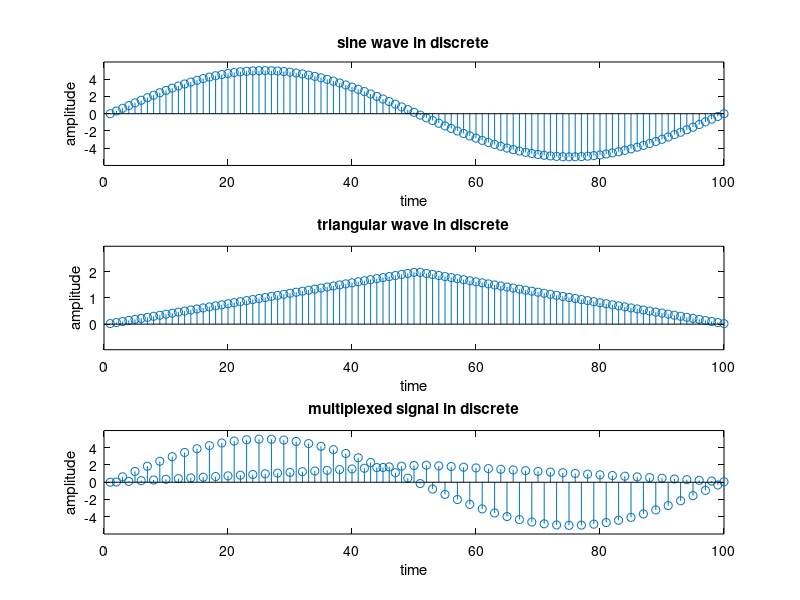

This figure's MATLAB source:
clc;
clear;
close all;

step=2;
fm=100;
t=1;
Am=2;

t1=linspace(0,t,100);
s1=5*Am/2*sin(2*pi*t1);
s2=Am*triang(length(s1)).';

y1=[];
for i =1:step:length(t1)
    y1=[y1 s1(i) s2(i)];
end

% --- PLOTTING ---
figure; % Open a fresh figure window

% Plot 1: Sine Wave
subplot(3,1,1);
stem(s1);
xlabel('time');
ylabel('amplitude');
title('sine wave in discrete');
ylim([min(s1)-1, max(s1)+1]);

% Plot 2: Triangular Wave
subplot(3,1,2);
stem(s2);
xlabel('time');
ylabel('amplitude');
title('triangular wave in discrete');
ylim([min(s2)-1, max(s2)+1]);

% Plot 3: Multiplexed Signal
subplot(3,1,3);
stem(y1);
xlabel('time');
ylabel('amplitude');
title('multiplexed signal in discrete');
ylim([min(y1)-1, max(y1)+1]);


set(gcf, 'Color', 'w'); 
set(findall(gcf, 'Type', 'axes'), 'Color', 'w', 'XColor', 'k', 'YColor', 'k');
